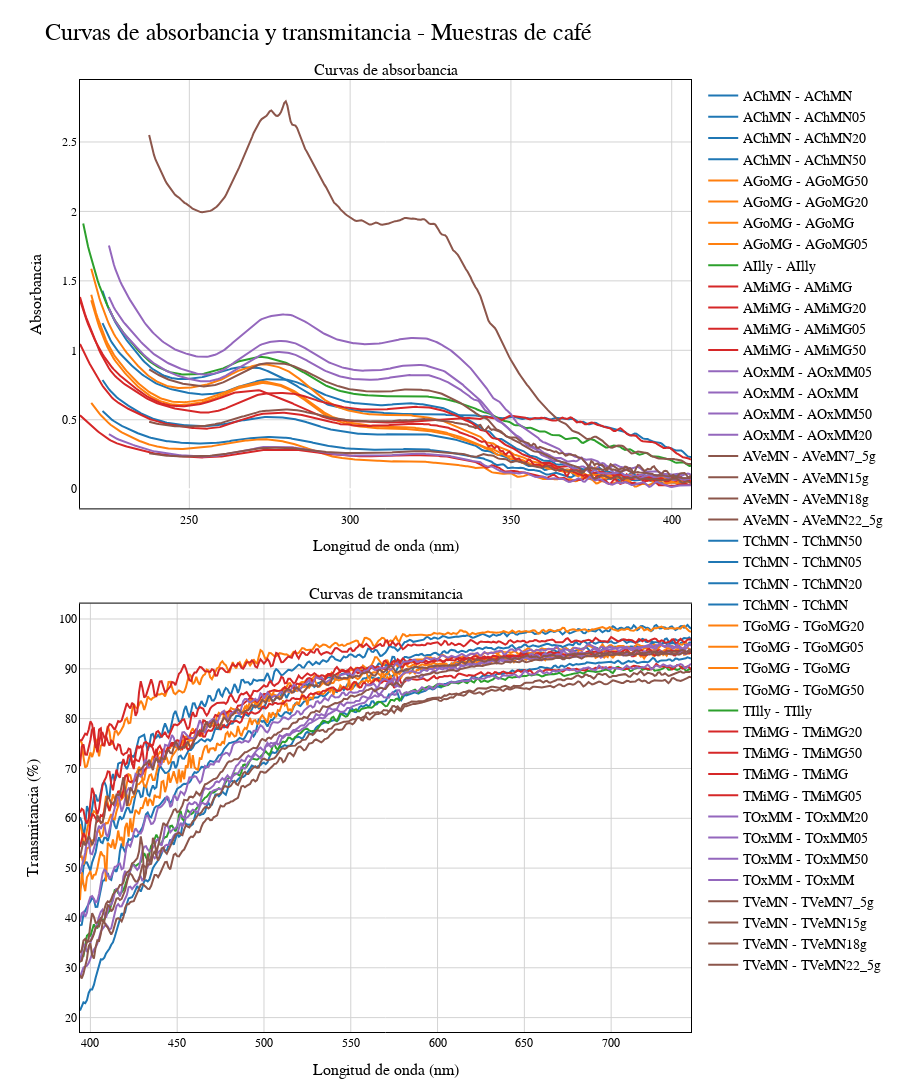

The cell this chart's notebook holds for it:
### Code cell
import pandas as pd
import numpy as np
import plotly.graph_objects as go
from plotly.subplots import make_subplots
from datetime import datetime
import os

# === Archivos ===
archivos_abs = [
    'AChMN_matrix.csv', 'AGoMG_matrix.csv', 'AIlly_matrix.csv',
    'AMiMG_matrix.csv', 'AOxMM_matrix.csv', 'AVeMN_matrix.csv'
]
archivos_trans = [
    'TChMN_matrix.csv', 'TGoMG_matrix.csv', 'TIlly_matrix.csv',
    'TMiMG_matrix.csv', 'TOxMM_matrix.csv', 'TVeMN_matrix.csv'
]

# === Regiones espectrales ===
regiones = {
    '100–200 nm': (100, 200),
    '200–300 nm': (200, 300),
    '300–400 nm': (300, 400),
    '400–500 nm': (400, 500),
    '500–600 nm': (500, 600),
    '600–700 nm': (600, 700),
    '700–800 nm': (700, 800)
}

# === Ruta base relativa
ruta_base = os.path.dirname(os.path.abspath(__file__)) if '__file__' in globals() else os.getcwd()

# === Función para leer datos y limpiar ===
def leer_csv(filepath):
    df = pd.read_csv(filepath)
    df.columns = ['nm'] + list(df.columns[1:])
    for col in df.columns[1:]:
        df[col] = pd.to_numeric(df[col], errors='coerce')
    return df.dropna()

# === Diccionarios de datos ===
datos_abs = {nombre[:-11]: leer_csv(os.path.join(ruta_base, nombre)) for nombre in archivos_abs}
datos_trans = {nombre[:-11]: leer_csv(os.path.join(ruta_base, nombre)) for nombre in archivos_trans}

# === Colores (hex) para las curvas ===
colores_plotly = [
    '#1f77b4', '#ff7f0e', '#2ca02c', '#d62728',
    '#9467bd', '#8c564b', '#e377c2', '#7f7f7f',
    '#bcbd22', '#17becf', '#aec7e8', '#ffbb78'
]

# === Figura principal
fig = make_subplots(
    rows=2, cols=1,
    subplot_titles=("Curvas de absorbancia", "Curvas de transmitancia"),
    shared_xaxes=False,  # ✅ Cada gráfico tiene su eje x propio
    shared_yaxes=False,   # Opcional: también su eje y
    vertical_spacing=0.1  # puedes ajustar a 0.03 si lo quieres aún más compacto
)


metricas = []

# === Absorbancia
for i, (nombre, df) in enumerate(datos_abs.items()):
    for col in df.columns[1:]:
        datos = df[['nm', col]].dropna().rename(columns={col: 'valor'})
        fig.add_trace(go.Scatter(
            x=datos['nm'],
            y=datos['valor'],
            mode='lines',
            name=f"{nombre} - {col}",
            line=dict(color=colores_plotly[i % len(colores_plotly)])
        ), row=1, col=1)

        # === Métricas
        max_val = datos['valor'].max()
        min_val = datos['valor'].min()
        avg = datos['valor'].mean()
        std = datos['valor'].std()
        auc = np.trapezoid(datos['valor'], datos['nm'])
        lambda_max = datos['nm'][datos['valor'].idxmax()]
        lambda_min = datos['nm'][datos['valor'].idxmin()]

        proms_reg = {}
        for region, (a, b) in regiones.items():
            reg_vals = datos.loc[(datos['nm'] >= a) & (datos['nm'] <= b), 'valor']
            proms_reg[region] = f"{reg_vals.mean():.2f}" if not reg_vals.empty else "—"

        metricas.append({
            'Tipo': 'Absorbancia',
            'Color de curva': colores_plotly[i % len(colores_plotly)],
            'Curva': f"{nombre} - {col}",
            'Máx': round(max_val, 2),
            'Mín': round(min_val, 2),
            'Promedio': round(avg, 2),
            'Desv. Std': round(std, 2),
            'AUC': round(auc, 2),
            'λ máx (nm)': round(lambda_max, 2),
            'λ mín (nm)': round(lambda_min, 2),
            **proms_reg
        })

# === Transmitancia
for i, (nombre, df) in enumerate(datos_trans.items()):
    for col in df.columns[1:]:
        datos = df[['nm', col]].dropna().rename(columns={col: 'valor'})
        fig.add_trace(go.Scatter(
            x=datos['nm'],
            y=datos['valor'],
            mode='lines',
            name=f"{nombre} - {col}",
            line=dict(color=colores_plotly[i % len(colores_plotly)])
        ), row=2, col=1)

        # === Métricas
        max_val = datos['valor'].max()
        min_val = datos['valor'].min()
        avg = datos['valor'].mean()
        std = datos['valor'].std()
        auc = np.trapezoid(datos['valor'], datos['nm'])
        lambda_max = datos['nm'][datos['valor'].idxmax()]
        lambda_min = datos['nm'][datos['valor'].idxmin()]

        proms_reg = {}
        for region, (a, b) in regiones.items():
            reg_vals = datos.loc[(datos['nm'] >= a) & (datos['nm'] <= b), 'valor']
            proms_reg[region] = f"{reg_vals.mean():.2f}" if not reg_vals.empty else "—"

        metricas.append({
            'Tipo': 'Transmitancia',
            'Color de curva': colores_plotly[i % len(colores_plotly)],
            'Curva': f"{nombre} - {col}",
            'Máx': round(max_val, 2),
            'Mín': round(min_val, 2),
            'Promedio': round(avg, 2),
            'Desv. Std': round(std, 2),
            'AUC': round(auc, 2),
            'λ máx (nm)': round(lambda_max, 2),
            'λ mín (nm)': round(lambda_min, 2),
            **proms_reg
        })

# === Tabla HTML
df_metricas = pd.DataFrame(metricas)
tabla_html = "<table class='styled-table'><thead><tr>"
for col in df_metricas.columns:
    tabla_html += f"<th>{col}</th>"
tabla_html += "</tr></thead><tbody>"
for _, row in df_metricas.iterrows():
    tabla_html += "<tr>"
    for col in df_metricas.columns:
        if col == "Color de curva":
            tabla_html += f"<td style='background-color:{row[col]};'></td>"
        else:
            tabla_html += f"<td>{row[col]}</td>"
    tabla_html += "</tr>"
tabla_html += "</tbody></table>"

fig.update_layout(
    title="Curvas de absorbancia y transmitancia - Muestras de café",
    title_font_size=24,
    title_x=0.05,
    plot_bgcolor="white",
    paper_bgcolor="white",
    font=dict(family="Arial", size=14, color="black"),
    margin=dict(l=80, r=50, t=80, b=60),
    height=1300,
)


# Etiquetas de los ejes
fig.update_xaxes(
    title_text="Longitud de onda (nm)",
    title_font=dict(size=16),
    tickfont=dict(size=12),
    showline=True,
    linecolor='black',
    mirror=True
)

fig.update_yaxes(
    title_text="Absorbancia",
    title_font=dict(size=16),
    tickfont=dict(size=12),
    showline=True,
    linecolor='black',
    mirror=True,
    row=1, col=1
)

fig.update_yaxes(
    title_text="Transmitancia (%)",
    title_font=dict(size=16),
    tickfont=dict(size=12),
    showline=True,
    linecolor='black',
    mirror=True,
    row=2, col=1
)

fig.update_xaxes(showgrid=True, gridcolor='lightgray')
fig.update_yaxes(showgrid=True, gridcolor='lightgray')



# === HTML Final
fecha = datetime.now().strftime('%d-%m-%Y %H:%M:%S')
grafica_html = fig.to_html(full_html=False, include_plotlyjs='cdn')

html_final = f"""
<!DOCTYPE html>
<html lang="es">
<head>
  <meta charset="UTF-8">
  <title>Reporte UV-Vis - Café</title>
  <meta name="viewport" content="width=device-width, initial-scale=1.0">
  <style>
    body {{
      font-family: 'Segoe UI', Tahoma, sans-serif;
      margin: 40px;
      background-color: #fdfdfd;
      color: #222;
    }}
    h1 {{
      color: #111;
    }}
    h2 {{
      margin-top: 40px;
    }}
    .info {{
      margin-bottom: 20px;
    }}
    .lab {{
      margin-top: 40px;
      font-size: 0.95em;
      background-color: #f0f8ff;
      padding: 15px;
      border-left: 6px solid #009879;
    }}
    .styled-table {{
      border-collapse: collapse;
      margin-top: 20px;
      font-size: 1em;
      width: 100%;
      box-shadow: 0 0 10px rgba(0, 0, 0, 0.05);
    }}
    .styled-table thead tr {{
      background-color: #009879;
      color: #ffffff;
      text-align: left;
    }}
    .styled-table th, .styled-table td {{
      padding: 12px 15px;
      border: 1px solid #ddd;
      text-align: center;
    }}
    .styled-table tbody tr:nth-child(even) {{
      background-color: #f3f3f3;
    }}
    .plotly-graph-div {{
      width: 100% !important;
      height: auto !important;
    }}
  </style>
</head>
<body>

  <h1>Curvas de absorbancia y transmitancia</h1> 

  <div class="info">
    <p><strong>Fecha:</strong> {fecha}</p>
  </div>

  {grafica_html}

  <h2>Métricas espectrales por curva</h2>
  {tabla_html}

  <div>
    <p>Las curvas permiten identificar regiones espectrales relevantes para el estudio de compuestos activos en muestras de café. Las métricas estadísticas complementan esta visualización proporcionando información clave sobre el comportamiento espectral en distintas regiones.</p>
  </div>

  <div class="lab">
    <strong>Nombre del proyecto: CafeLab</strong><br><br>
    <strong>Colaboradores:</strong><br>
    Martín Rodolfo Palomino Merino – Profesor investigador, jefe responsable del laboratorio de caracterización de materiales (FCFM-BUAP).<br>
    Lizeth Jazmín Orozco García – Colaboradora principal.<br>
    Julio Alfredo Ballinas García – Colaborador del proyecto.
  </div>

</body>
</html>
"""

# === Guardar archivo
ruta_salida = os.path.join(ruta_base, "Reporte_Cafe_UVVis.html")
with open(ruta_salida, "w", encoding="utf-8") as f:
    f.write(html_final)

print(f"Archivo HTML guardado en: {ruta_salida}")
print("Rango de longitudes de onda:", df['nm'].min(), "a", df['nm'].max())
fig.show()

### Figure 1 — Plotly figure (JSON) as saved in the notebook; plotly's stock layout.template omitted (floating-point values rounded to 4 significant figures; data arrays with more than 128 entries replaced by an {"elided": "..."} marker saying what was removed)
{"data": [{"line": {"color": "#1f77b4"}, "mode": "lines", "name": "AChMN - AChMN", "type": "scatter", "x": {"elided": "367 float values"}, "xaxis": "x", "y": {"elided": "367 float values"}, "yaxis": "y"}, {"line": {"color": "#1f77b4"}, "mode": "lines", "name": "AChMN - AChMN05", "type": "scatter", "x": {"elided": "367 float values"}, "xaxis": "x", "y": {"elided": "367 float values"}, "yaxis": "y"}, {"line": {"color": "#1f77b4"}, "mode": "lines", "name": "AChMN - AChMN20", "type": "scatter", "x": {"elided": "367 float values"}, "xaxis": "x", "y": {"elided": "367 float values"}, "yaxis": "y"}, {"line": {"color": "#1f77b4"}, "mode": "lines", "name": "AChMN - AChMN50", "type": "scatter", "x": {"elided": "367 float values"}, "xaxis": "x", "y": {"elided": "367 float values"}, "yaxis": "y"}, {"line": {"color": "#ff7f0e"}, "mode": "lines", "name": "AGoMG - AGoMG50", "type": "scatter", "x": {"elided": "374 float values"}, "xaxis": "x", "y": {"elided": "374 float values"}, "yaxis": "y"}, {"line": {"color": "#ff7f0e"}, "mode": "lines", "name": "AGoMG - AGoMG20", "type": "scatter", "x": {"elided": "374 float values"}, "xaxis": "x", "y": {"elided": "374 float values"}, "yaxis": "y"}, {"line": {"color": "#ff7f0e"}, "mode": "lines", "name": "AGoMG - AGoMG", "type": "scatter", "x": {"elided": "374 float values"}, "xaxis": "x", "y": {"elided": "374 float values"}, "yaxis": "y"}, {"line": {"color": "#ff7f0e"}, "mode": "lines", "name": "AGoMG - AGoMG05", "type": "scatter", "x": {"elided": "374 float values"}, "xaxis": "x", "y": {"elided": "374 float values"}, "yaxis": "y"}, {"line": {"color": "#2ca02c"}, "mode": "lines", "name": "AIlly - AIlly", "type": "scatter", "x": {"elided": "379 float values"}, "xaxis": "x", "y": {"elided": "379 float values"}, "yaxis": "y"}, {"line": {"color": "#d62728"}, "mode": "lines", "name": "AMiMG - AMiMG", "type": "scatter", "x": {"elided": "381 float values"}, "xaxis": "x", "y": {"elided": "381 float values"}, "yaxis": "y"}, {"line": {"color": "#d62728"}, "mode": "lines", "name": "AMiMG - AMiMG20", "type": "scatter", "x": {"elided": "381 float values"}, "xaxis": "x", "y": {"elided": "381 float values"}, "yaxis": "y"}, {"line": {"color": "#d62728"}, "mode": "lines", "name": "AMiMG - AMiMG05", "type": "scatter", "x": {"elided": "381 float values"}, "xaxis": "x", "y": {"elided": "381 float values"}, "yaxis": "y"}, {"line": {"color": "#d62728"}, "mode": "lines", "name": "AMiMG - AMiMG50", "type": "scatter", "x": {"elided": "381 float values"}, "xaxis": "x", "y": {"elided": "381 float values"}, "yaxis": "y"}, {"line": {"color": "#9467bd"}, "mode": "lines", "name": "AOxMM - AOxMM05", "type": "scatter", "x": {"elided": "363 float values"}, "xaxis": "x", "y": {"elided": "363 float values"}, "yaxis": "y"}, {"line": {"color": "#9467bd"}, "mode": "lines", "name": "AOxMM - AOxMM", "type": "scatter", "x": {"elided": "363 float values"}, "xaxis": "x", "y": {"elided": "363 float values"}, "yaxis": "y"}, {"line": {"color": "#9467bd"}, "mode": "lines", "name": "AOxMM - AOxMM50", "type": "scatter", "x": {"elided": "363 float values"}, "xaxis": "x", "y": {"elided": "363 float values"}, "yaxis": "y"}, {"line": {"color": "#9467bd"}, "mode": "lines", "name": "AOxMM - AOxMM20", "type": "scatter", "x": {"elided": "363 float values"}, "xaxis": "x", "y": {"elided": "363 float values"}, "yaxis": "y"}, {"line": {"color": "#8c564b"}, "mode": "lines", "name": "AVeMN - AVeMN7_5g", "type": "scatter", "x": {"elided": "338 float values"}, "xaxis": "x", "y": {"elided": "338 float values"}, "yaxis": "y"}, {"line": {"color": "#8c564b"}, "mode": "lines", "name": "AVeMN - AVeMN15g", "type": "scatter", "x": {"elided": "338 float values"}, "xaxis": "x", "y": {"elided": "338 float values"}, "yaxis": "y"}, {"line": {"color": "#8c564b"}, "mode": "lines", "name": "AVeMN - AVeMN18g", "type": "scatter", "x": {"elided": "338 float values"}, "xaxis": "x", "y": {"elided": "338 float values"}, "yaxis": "y"}, {"line": {"color": "#8c564b"}, "mode": "lines", "name": "AVeMN - AVeMN22_5g", "type": "scatter", "x": {"elided": "338 float values"}, "xaxis": "x", "y": {"elided": "338 float values"}, "yaxis": "y"}, {"line": {"color": "#1f77b4"}, "mode": "lines", "name": "TChMN - TChMN50", "type": "scatter", "x": {"elided": "353 float values"}, "xaxis": "x2", "y": {"elided": "353 float values"}, "yaxis": "y2"}, {"line": {"color": "#1f77b4"}, "mode": "lines", "name": "TChMN - TChMN05", "type": "scatter", "x": {"elided": "353 float values"}, "xaxis": "x2", "y": {"elided": "353 float values"}, "yaxis": "y2"}, {"line": {"color": "#1f77b4"}, "mode": "lines", "name": "TChMN - TChMN20", "type": "scatter", "x": {"elided": "353 float values"}, "xaxis": "x2", "y": {"elided": "353 float values"}, "yaxis": "y2"}, {"line": {"color": "#1f77b4"}, "mode": "lines", "name": "TChMN - TChMN", "type": "scatter", "x": {"elided": "353 float values"}, "xaxis": "x2", "y": {"elided": "353 float values"}, "yaxis": "y2"}, {"line": {"color": "#ff7f0e"}, "mode": "lines", "name": "TGoMG - TGoMG20", "type": "scatter", "x": {"elided": "353 float values"}, "xaxis": "x2", "y": {"elided": "353 float values"}, "yaxis": "y2"}, {"line": {"color": "#ff7f0e"}, "mode": "lines", "name": "TGoMG - TGoMG05", "type": "scatter", "x": {"elided": "353 float values"}, "xaxis": "x2", "y": {"elided": "353 float values"}, "yaxis": "y2"}, {"line": {"color": "#ff7f0e"}, "mode": "lines", "name": "TGoMG - TGoMG", "type": "scatter", "x": {"elided": "353 float values"}, "xaxis": "x2", "y": {"elided": "353 float values"}, "yaxis": "y2"}, {"line": {"color": "#ff7f0e"}, "mode": "lines", "name": "TGoMG - TGoMG50", "type": "scatter", "x": {"elided": "353 float values"}, "xaxis": "x2", "y": {"elided": "353 float values"}, "yaxis": "y2"}, {"line": {"color": "#2ca02c"}, "mode": "lines", "name": "TIlly - TIlly", "type": "scatter", "x": {"elided": "353 float values"}, "xaxis": "x2", "y": {"elided": "353 float values"}, "yaxis": "y2"}, {"line": {"color": "#d62728"}, "mode": "lines", "name": "TMiMG - TMiMG20", "type": "scatter", "x": {"elided": "353 float values"}, "xaxis": "x2", "y": {"elided": "353 float values"}, "yaxis": "y2"}, {"line": {"color": "#d62728"}, "mode": "lines", "name": "TMiMG - TMiMG50", "type": "scatter", "x": {"elided": "353 float values"}, "xaxis": "x2", "y": {"elided": "353 float values"}, "yaxis": "y2"}, {"line": {"color": "#d62728"}, "mode": "lines", "name": "TMiMG - TMiMG", "type": "scatter", "x": {"elided": "353 float values"}, "xaxis": "x2", "y": {"elided": "353 float values"}, "yaxis": "y2"}, {"line": {"color": "#d62728"}, "mode": "lines", "name": "TMiMG - TMiMG05", "type": "scatter", "x": {"elided": "353 float values"}, "xaxis": "x2", "y": {"elided": "353 float values"}, "yaxis": "y2"}, {"line": {"color": "#9467bd"}, "mode": "lines", "name": "TOxMM - TOxMM20", "type": "scatter", "x": {"elided": "353 float values"}, "xaxis": "x2", "y": {"elided": "353 float values"}, "yaxis": "y2"}, {"line": {"color": "#9467bd"}, "mode": "lines", "name": "TOxMM - TOxMM05", "type": "scatter", "x": {"elided": "353 float values"}, "xaxis": "x2", "y": {"elided": "353 float values"}, "yaxis": "y2"}, {"line": {"color": "#9467bd"}, "mode": "lines", "name": "TOxMM - TOxMM50", "type": "scatter", "x": {"elided": "353 float values"}, "xaxis": "x2", "y": {"elided": "353 float values"}, "yaxis": "y2"}, {"line": {"color": "#9467bd"}, "mode": "lines", "name": "TOxMM - TOxMM", "type": "scatter", "x": {"elided": "353 float values"}, "xaxis": "x2", "y": {"elided": "353 float values"}, "yaxis": "y2"}, {"line": {"color": "#8c564b"}, "mode": "lines", "name": "TVeMN - TVeMN7_5g", "type": "scatter", "x": {"elided": "353 float values"}, "xaxis": "x2", "y": {"elided": "353 float values"}, "yaxis": "y2"}, {"line": {"color": "#8c564b"}, "mode": "lines", "name": "TVeMN - TVeMN15g", "type": "scatter", "x": {"elided": "353 float values"}, "xaxis": "x2", "y": {"elided": "353 float values"}, "yaxis": "y2"}, {"line": {"color": "#8c564b"}, "mode": "lines", "name": "TVeMN - TVeMN18g", "type": "scatter", "x": {"elided": "353 float values"}, "xaxis": "x2", "y": {"elided": "353 float values"}, "yaxis": "y2"}, {"line": {"color": "#8c564b"}, "mode": "lines", "name": "TVeMN - TVeMN22_5g", "type": "scatter", "x": {"elided": "353 float values"}, "xaxis": "x2", "y": {"elided": "353 float values"}, "yaxis": "y2"}], "layout": {"annotations": [{"font": {"size": 16}, "showarrow": false, "text": "Curvas de absorbancia", "x": 0.5, "xanchor": "center", "xref": "paper", "y": 1, "yanchor": "bottom", "yref": "paper"}, {"font": {"size": 16}, "showarrow": false, "text": "Curvas de transmitancia", "x": 0.5, "xanchor": "center", "xref": "paper", "y": 0.45, "yanchor": "bottom", "yref": "paper"}], "font": {"color": "black", "family": "Arial", "size": 14}, "height": 1300, "margin": {"b": 60, "l": 80, "r": 50, "t": 80}, "paper_bgcolor": "white", "plot_bgcolor": "white", "title": {"font": {"size": 24}, "text": "Curvas de absorbancia y transmitancia - Muestras de café", "x": 0.05}, "xaxis": {"anchor": "y", "domain": [0, 1], "gridcolor": "lightgray", "linecolor": "black", "mirror": true, "showgrid": true, "showline": true, "tickfont": {"size": 12}, "title": {"font": {"size": 16}, "text": "Longitud de onda (nm)"}}, "xaxis2": {"anchor": "y2", "domain": [0, 1], "gridcolor": "lightgray", "linecolor": "black", "mirror": true, "showgrid": true, "showline": true, "tickfont": {"size": 12}, "title": {"font": {"size": 16}, "text": "Longitud de onda (nm)"}}, "yaxis": {"anchor": "x", "domain": [0.55, 1], "gridcolor": "lightgray", "linecolor": "black", "mirror": true, "showgrid": true, "showline": true, "tickfont": {"size": 12}, "title": {"font": {"size": 16}, "text": "Absorbancia"}}, "yaxis2": {"anchor": "x2", "domain": [0, 0.45], "gridcolor": "lightgray", "linecolor": "black", "mirror": true, "showgrid": true, "showline": true, "tickfont": {"size": 12}, "title": {"font": {"size": 16}, "text": "Transmitancia (%)"}}}}
